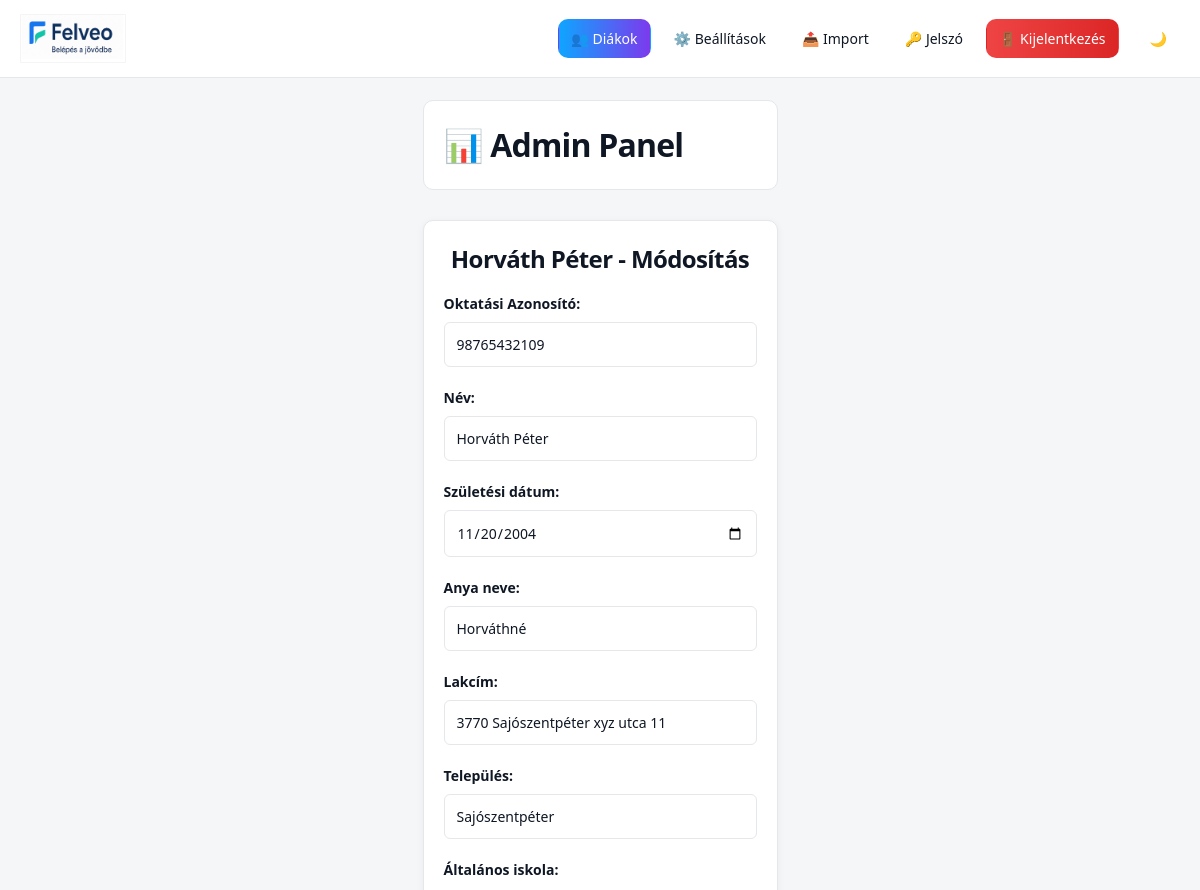
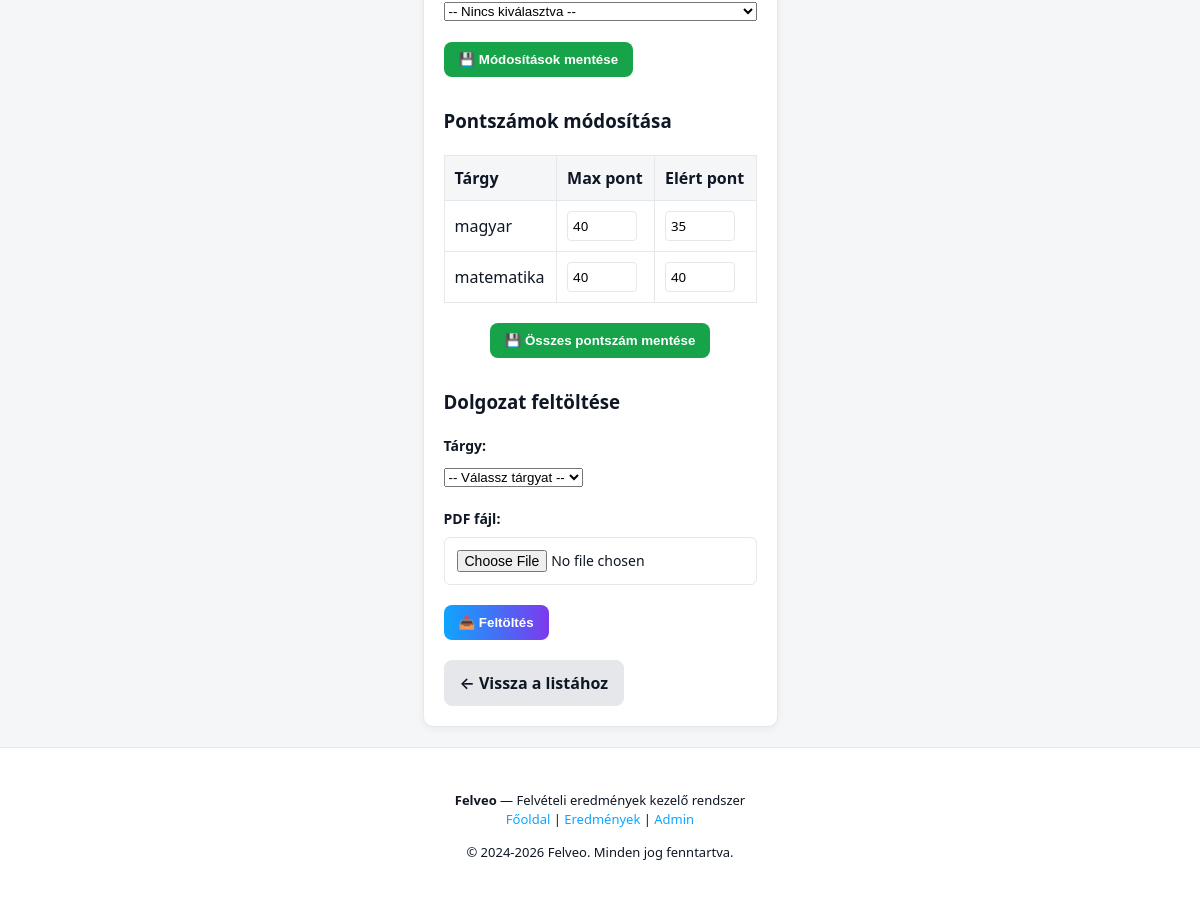
The app's page /admin_dashboard.php?action=edit&okt=98765432109 (signed in) with its own data (2 pictures, top to bottom).
### tables this page shows
CREATE TABLE `szemelyek` (
  `oktatasi_azonosito` char(11) NOT NULL,
  `nev` varchar(100) NOT NULL,
  `szuletesi_ido` date NOT NULL,
  `alt_iskola_om` char(6) DEFAULT NULL,
  `lakcim` varchar(200) NOT NULL,
  `anyja_neve` varchar(100) NOT NULL,
  `email` varchar(150) NOT NULL,
  `jelszo_hash` varchar(255) NOT NULL,
  `is_placeholder` tinyint(1) NOT NULL DEFAULT 0,
  `telepules` varchar(100) DEFAULT NULL
);

CREATE TABLE `eredmenyek` (
  `id` int(11) NOT NULL,
  `oktatasi_azonosito` char(11) NOT NULL,
  `targy_id` int(11) DEFAULT NULL,
  `max_pont_magyar` int(11) DEFAULT 50,
  `max_pont_matematika` int(11) DEFAULT 50
);

CREATE TABLE `targyak` (
  `id` int(11) NOT NULL,
  `nev` varchar(50) NOT NULL
);

CREATE TABLE `pontok` (
  `eredmeny_id` int(11) NOT NULL,
  `ponttipus_id` int(11) NOT NULL,
  `ertek` int(11) NOT NULL
);

### admin_dashboard.php (the view, shortened to what this page needs)
<?php
require 'config.php';
$action = $_GET['action'] ?? '';
if ($action === 'edit' && isset($_GET['okt'])) {
    $okt = $_GET['okt'];
    $student_stmt = $pdo->prepare("SELECT * FROM szemelyek WHERE oktatasi_azonosito = ?");
    $student_stmt->execute([$okt]);
    $student = $student_stmt->fetch(PDO::FETCH_ASSOC);
    $results_stmt = $pdo->prepare("
        SELECT
            e.id,
            e.oktatasi_azonosito,
            e.targy_id,
            t.nev as targy_nev,
            e.max_pont_magyar,
            e.max_pont_matematika,
            p.ertek
        FROM eredmenyek e
        JOIN targyak t ON e.targy_id = t.id
        LEFT JOIN pontok p ON e.id = p.eredmeny_id
            AND p.ponttipus_id = (SELECT id FROM ponttipusok WHERE nev = 'elert_pont')
        WHERE e.oktatasi_azonosito = ?
    ");
    $results_stmt->execute([$okt]);
    $results = $results_stmt->fetchAll(PDO::FETCH_ASSOC);
}
?>
<!DOCTYPE html>
<html lang="hu">
<head>
    <link rel="stylesheet" href="style.css">
</head>
<body>
    <?php require 'navbar.php'; ?>
    <div class="admin-container">
        <div class="header">
            <h1>📊 Admin Panel</h1>
        </div>
        <?php if ($action === 'edit' && isset($student)): ?>
            <div class="edit-form-wrapper">
                <h2><?php echo htmlspecialchars($student['nev']); ?> - Módosítás</h2>
                <form method="POST" class="form-section">
                    <div class="form-group">
                        <label>Oktatási Azonosító:</label>
                        <input type="text" value="<?php echo $student['oktatasi_azonosito']; ?>" disabled>
                    </div>
                    <div class="form-group">
                        <label>Név:</label>
                        <input type="text" name="nev" value="<?php echo htmlspecialchars($student['nev']); ?>" required>
                    </div>
                    <div class="form-group">
                        <label>Születési dátum:</label>
                        <input type="date" name="szuletesi_ido" value="<?php echo $student['szuletesi_ido']; ?>">
                    </div>
                    <div class="form-group">
                        <label>Anya neve:</label>
                        <input type="text" name="anyja_neve" value="<?php echo htmlspecialchars($student['anyja_neve']); ?>">
                    </div>
                    <div class="form-group">
                        <label>Lakcím:</label>
                        <input type="text" name="lakcim" value="<?php echo htmlspecialchars($student['lakcim'] ?? ''); ?>">
                    </div>
                    <div class="form-group">
                        <label>Település:</label>
                        <input type="text" name="telepules" value="<?php echo htmlspecialchars($student['telepules'] ?? ''); ?>">
                    </div>
                    <div class="form-group">
                        <label>Általános iskola:</label>
                        <select name="alt_iskola_om">
                            <option value="">-- Nincs kiválasztva --</option>
                        </select>
                    </div>
                    <button type="submit" class="btn-success">💾 Módosítások mentése</button>
                </form>
                <?php if (!empty($results)): ?>
                    <h3>Pontszámok módosítása</h3>
                    <form method="POST">
                        <table class="points-table">
                            <thead>
                                <tr>
                                    <th>Tárgy</th>
                                    <th>Max pont</th>
                                    <th>Elért pont</th>
                                </tr>
                            </thead>
                            <tbody>
                                <?php
                                    foreach ($results as $result):
                                ?>
                                            <tr>
                                                <td><?php echo htmlspecialchars($result['targy_nev']); ?></td>
                                                <td>
                                                    <?php if ($result['targy_id'] == 1): ?>
                                                        <input type="number" name="max_magyar[<?php echo $result['id']; ?>]" value="<?php echo $result['max_pont_magyar']; ?>" placeholder="Max magyar">
                                                    <?php elseif ($result['targy_id'] == 2): ?>
                                                        <input type="number" name="max_mate[<?php echo $result['id']; ?>]" value="<?php echo $result['max_pont_matematika']; ?>" placeholder="Max matek">
                                                    <?php else: ?>
                                                        -
                                                    <?php endif; ?>
                                                </td>
                                                <td>
                                                    <input type="number" name="pont[<?php echo $result['id']; ?>]" value="<?php echo $result['ertek'] ?? ''; ?>" placeholder="Elért pont">
                                                </td>
                                            </tr>
                                        <?php endforeach; ?>
                            </tbody>
                        </table>
                        <div class="button-group-center" style="margin-top: 20px;">
                            <button type="submit" class="btn-success">💾 Összes pontszám mentése</button>
                        </div>
                    </form>
                <?php endif; ?>
                <h3 class="section-title">Dolgozat feltöltése</h3>
                <form method="POST" enctype="multipart/form-data">
                    <div class="form-group">
                        <label>Tárgy:</label>
                        <select name="targy_id" required>
                            <option value="">-- Válassz tárgyat --</option>
                        </select>
                    </div>
                    <div class="form-group">
                        <label>PDF fájl:</label>
                        <input type="file" name="dokumentum" accept=".pdf" required>
                    </div>
                    <button type="submit" class="btn-info">📤 Feltöltés</button>
                </form>
                <div class="back-button-wrapper">
                    <a href="admin_dashboard.php" class="btn-secondary">← Vissza a listához</a>
                </div>
            </div>
        <?php endif; ?>
    </div>
    <?php require 'footer.php'; ?>
</body>
</html>

### style.css (style rules this page uses)
:root { --bg: #f4f6f8; --card-bg: #ffffff; --text: #0f1724; --primary: #0ea5ff; --logo-filter: none; --logo-filter-dark: invert(1) brightness(1.15) saturate(1.1); --primary-2: #7c3aed; --primary-hover: #0284c7; --border: #e5e7eb; --success: #16a34a; --error: #dc2626; --transition: all 0.3s ease; }
*, *::before, *::after { box-sizing: border-box; -webkit-tap-highlight-color: transparent; }
body { margin: 0; padding: 80px 0 0 0; font-family: "Segoe UI", system-ui, -apple-system, sans-serif; background: var(--bg); color: var(--text); min-height: 100vh; display: flex; flex-direction: column; line-height: 1.5; }
h1, h2 { margin: 0 0 16px 0; font-weight: 700; letter-spacing: -0.025em; text-align: center; }
.form-group { margin-bottom: 20px; }
.form-group label { display: block; font-weight: 600; margin-bottom: 8px; font-size: 14px; }
.form-group input { width: 100%; padding: 12px; border: 1px solid var(--border); border-radius: 6px; font-size: 14px; font-family: inherit; background: var(--card-bg); color: var(--text); }
.admin-container { max-width: 1400px; margin: 0 auto; padding: 20px; }
.header { display: flex; justify-content: space-between; align-items: center; margin-bottom: 30px; background: var(--card-bg); padding: 20px; border-radius: 10px; border: 1px solid var(--border); }
.header h1 { margin: 0; }
.form-section { margin-bottom: 30px; }
.section-title { margin-top: 30px; }
.edit-form-wrapper { background: var(--card-bg); padding: 20px; border-radius: 10px; border: 1px solid var(--border); box-shadow: 0 2px 8px rgba(0,0,0,0.05); }
.edit-form-wrapper h2 { margin-top: 0; }
.points-table { width: 100%; border-collapse: collapse; margin-top: 20px; }
.points-table thead { background: var(--bg); }
.points-table th, .points-table td { padding: 10px; border: 1px solid var(--border); }
.points-table th { font-weight: 600; text-align: left; color: var(--text); }
.points-table input { width: 70px; padding: 5px; border: 1px solid var(--border); border-radius: 4px; font-family: inherit; }
.btn-success { background: var(--success); color: white; padding: 10px 15px; border: none; border-radius: 8px; cursor: pointer; font-weight: 600; transition: all 0.3s ease; }
.btn-info { background: linear-gradient(90deg, var(--primary), var(--primary-2)); color: white; padding: 10px 15px; border: none; border-radius: 8px; cursor: pointer; font-weight: 600; transition: all 0.3s ease; }
.btn-secondary { background: var(--card-bg); color: var(--text); border: 1px solid var(--border); padding: 10px 15px; border-radius: 8px; cursor: pointer; text-decoration: none; display: inline-block; font-weight: 600; transition: all 0.3s ease; }
.back-button-wrapper { margin-top: 20px; }
.btn-secondary { background: var(--border); color: var(--text); }
.button-group-center { display: flex; gap: 12px; justify-content: center; flex-wrap: wrap; }

### records on screen
szemelyek: nev "Horváth Péter", oktatasi_azonosito "98765432109", szuletesi_ido "11/20/2004", anyja_neve "Horváthné", lakcim "3770 Sajószentpéter xyz utca 11", telepules "Sajószentpéter"
eredmenyek: targy.nev "magyar", max_pont_magyar "40", ertek "35"
eredmenyek: targy.nev "matematika", max_pont_matematika "40", ertek "40"
